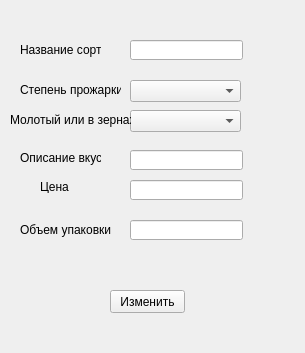
<?xml version="1.0" encoding="UTF-8"?>
<ui version="4.0">
 <class>Form</class>
 <widget class="QWidget" name="Form">
  <property name="geometry">
   <rect>
    <x>0</x>
    <y>0</y>
    <width>305</width>
    <height>353</height>
   </rect>
  </property>
  <property name="windowTitle">
   <string>Form</string>
  </property>
  <widget class="QLabel" name="label">
   <property name="geometry">
    <rect>
     <x>20</x>
     <y>40</y>
     <width>81</width>
     <height>20</height>
    </rect>
   </property>
   <property name="text">
    <string>Название сорта</string>
   </property>
  </widget>
  <widget class="QLineEdit" name="lineName">
   <property name="geometry">
    <rect>
     <x>130</x>
     <y>40</y>
     <width>113</width>
     <height>20</height>
    </rect>
   </property>
  </widget>
  <widget class="QLabel" name="label_2">
   <property name="geometry">
    <rect>
     <x>20</x>
     <y>80</y>
     <width>101</width>
     <height>20</height>
    </rect>
   </property>
   <property name="text">
    <string>Степень прожарки</string>
   </property>
  </widget>
  <widget class="QComboBox" name="comboBoxRoasting">
   <property name="geometry">
    <rect>
     <x>130</x>
     <y>80</y>
     <width>111</width>
     <height>22</height>
    </rect>
   </property>
  </widget>
  <widget class="QComboBox" name="comboBoxGG">
   <property name="geometry">
    <rect>
     <x>130</x>
     <y>110</y>
     <width>111</width>
     <height>22</height>
    </rect>
   </property>
  </widget>
  <widget class="QLabel" name="label_3">
   <property name="geometry">
    <rect>
     <x>10</x>
     <y>110</y>
     <width>121</width>
     <height>20</height>
    </rect>
   </property>
   <property name="text">
    <string>Молотый или в зернах</string>
   </property>
  </widget>
  <widget class="QLabel" name="label_4">
   <property name="geometry">
    <rect>
     <x>20</x>
     <y>150</y>
     <width>81</width>
     <height>16</height>
    </rect>
   </property>
   <property name="text">
    <string>Описание вкуса</string>
   </property>
  </widget>
  <widget class="QLineEdit" name="lineTaste">
   <property name="geometry">
    <rect>
     <x>130</x>
     <y>150</y>
     <width>113</width>
     <height>20</height>
    </rect>
   </property>
  </widget>
  <widget class="QLabel" name="label_5">
   <property name="geometry">
    <rect>
     <x>40</x>
     <y>180</y>
     <width>47</width>
     <height>13</height>
    </rect>
   </property>
   <property name="text">
    <string>Цена</string>
   </property>
  </widget>
  <widget class="QLineEdit" name="linePrice">
   <property name="geometry">
    <rect>
     <x>130</x>
     <y>180</y>
     <width>113</width>
     <height>20</height>
    </rect>
   </property>
  </widget>
  <widget class="QLabel" name="label_6">
   <property name="geometry">
    <rect>
     <x>20</x>
     <y>220</y>
     <width>91</width>
     <height>20</height>
    </rect>
   </property>
   <property name="text">
    <string>Объем упаковки</string>
   </property>
  </widget>
  <widget class="QLineEdit" name="lineVolume">
   <property name="geometry">
    <rect>
     <x>130</x>
     <y>220</y>
     <width>113</width>
     <height>20</height>
    </rect>
   </property>
  </widget>
  <widget class="QPushButton" name="pushButton">
   <property name="geometry">
    <rect>
     <x>110</x>
     <y>290</y>
     <width>75</width>
     <height>23</height>
    </rect>
   </property>
   <property name="text">
    <string>Изменить</string>
   </property>
  </widget>
 </widget>
 <resources/>
 <connections/>
</ui>
